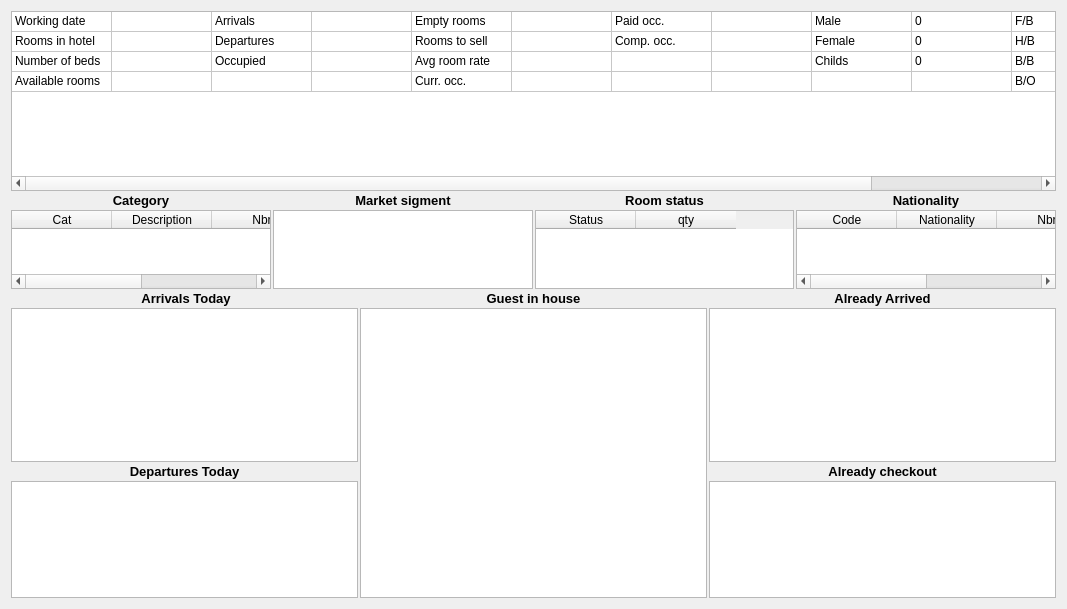
<?xml version="1.0" encoding="UTF-8"?>
<ui version="4.0">
 <class>WHotelStatus</class>
 <widget class="QWidget" name="WHotelStatus">
  <property name="geometry">
   <rect>
    <x>0</x>
    <y>0</y>
    <width>1067</width>
    <height>609</height>
   </rect>
  </property>
  <property name="windowTitle">
   <string>Form</string>
  </property>
  <layout class="QVBoxLayout" name="verticalLayout">
   <property name="spacing">
    <number>2</number>
   </property>
   <item>
    <widget class="EQTableWidget" name="tblMain">
     <property name="sizePolicy">
      <sizepolicy hsizetype="Expanding" vsizetype="Expanding">
       <horstretch>0</horstretch>
       <verstretch>1</verstretch>
      </sizepolicy>
     </property>
     <property name="minimumSize">
      <size>
       <width>0</width>
       <height>0</height>
      </size>
     </property>
     <property name="maximumSize">
      <size>
       <width>16777215</width>
       <height>180</height>
      </size>
     </property>
     <property name="styleSheet">
      <string notr="true"/>
     </property>
     <property name="editTriggers">
      <set>QAbstractItemView::NoEditTriggers</set>
     </property>
     <property name="selectionMode">
      <enum>QAbstractItemView::NoSelection</enum>
     </property>
     <attribute name="horizontalHeaderVisible">
      <bool>false</bool>
     </attribute>
     <attribute name="horizontalHeaderHighlightSections">
      <bool>false</bool>
     </attribute>
     <attribute name="horizontalHeaderShowSortIndicator" stdset="0">
      <bool>true</bool>
     </attribute>
     <attribute name="verticalHeaderVisible">
      <bool>false</bool>
     </attribute>
     <attribute name="verticalHeaderDefaultSectionSize">
      <number>20</number>
     </attribute>
     <row>
      <property name="text">
       <string>New Row</string>
      </property>
     </row>
     <row>
      <property name="text">
       <string>New Row</string>
      </property>
     </row>
     <row>
      <property name="text">
       <string>New Row</string>
      </property>
     </row>
     <row>
      <property name="text">
       <string>New Row</string>
      </property>
     </row>
     <column>
      <property name="text">
       <string>New Column</string>
      </property>
     </column>
     <column>
      <property name="text">
       <string>New Column</string>
      </property>
     </column>
     <column>
      <property name="text">
       <string>New Column</string>
      </property>
     </column>
     <column>
      <property name="text">
       <string>New Column</string>
      </property>
     </column>
     <column>
      <property name="text">
       <string>New Column</string>
      </property>
     </column>
     <column>
      <property name="text">
       <string>New Column</string>
      </property>
     </column>
     <column>
      <property name="text">
       <string>New Column</string>
      </property>
     </column>
     <column>
      <property name="text">
       <string>New Column</string>
      </property>
     </column>
     <column>
      <property name="text">
       <string>New Column</string>
      </property>
     </column>
     <column>
      <property name="text">
       <string>New Column</string>
      </property>
     </column>
     <column>
      <property name="text">
       <string>New Column</string>
      </property>
     </column>
     <column>
      <property name="text">
       <string>New Column</string>
      </property>
     </column>
     <item row="0" column="0">
      <property name="text">
       <string>Working date</string>
      </property>
     </item>
     <item row="0" column="1">
      <property name="text">
       <string/>
      </property>
     </item>
     <item row="0" column="2">
      <property name="text">
       <string>Arrivals</string>
      </property>
     </item>
     <item row="0" column="4">
      <property name="text">
       <string>Empty rooms</string>
      </property>
     </item>
     <item row="0" column="6">
      <property name="text">
       <string>Paid occ.</string>
      </property>
     </item>
     <item row="0" column="8">
      <property name="text">
       <string>Male</string>
      </property>
     </item>
     <item row="0" column="9">
      <property name="text">
       <string>0</string>
      </property>
     </item>
     <item row="0" column="10">
      <property name="text">
       <string>F/B</string>
      </property>
     </item>
     <item row="0" column="11">
      <property name="text">
       <string>0</string>
      </property>
     </item>
     <item row="1" column="0">
      <property name="text">
       <string>Rooms in hotel</string>
      </property>
     </item>
     <item row="1" column="1">
      <property name="text">
       <string/>
      </property>
     </item>
     <item row="1" column="2">
      <property name="text">
       <string>Departures</string>
      </property>
     </item>
     <item row="1" column="4">
      <property name="text">
       <string>Rooms to sell</string>
      </property>
     </item>
     <item row="1" column="6">
      <property name="text">
       <string>Comp. occ.</string>
      </property>
     </item>
     <item row="1" column="8">
      <property name="text">
       <string>Female</string>
      </property>
     </item>
     <item row="1" column="9">
      <property name="text">
       <string>0</string>
      </property>
     </item>
     <item row="1" column="10">
      <property name="text">
       <string>H/B</string>
      </property>
     </item>
     <item row="1" column="11">
      <property name="text">
       <string>0</string>
      </property>
     </item>
     <item row="2" column="0">
      <property name="text">
       <string>Number of beds</string>
      </property>
     </item>
     <item row="2" column="1">
      <property name="text">
       <string/>
      </property>
     </item>
     <item row="2" column="2">
      <property name="text">
       <string>Occupied</string>
      </property>
     </item>
     <item row="2" column="4">
      <property name="text">
       <string>Avg room rate</string>
      </property>
     </item>
     <item row="2" column="8">
      <property name="text">
       <string>Childs</string>
      </property>
     </item>
     <item row="2" column="9">
      <property name="text">
       <string>0</string>
      </property>
     </item>
     <item row="2" column="10">
      <property name="text">
       <string>B/B</string>
      </property>
     </item>
     <item row="2" column="11">
      <property name="text">
       <string>0</string>
      </property>
     </item>
     <item row="3" column="0">
      <property name="text">
       <string>Available rooms</string>
      </property>
     </item>
     <item row="3" column="1">
      <property name="text">
       <string/>
      </property>
     </item>
     <item row="3" column="4">
      <property name="text">
       <string>Curr. occ.</string>
      </property>
     </item>
     <item row="3" column="10">
      <property name="text">
       <string>B/O</string>
      </property>
     </item>
     <item row="3" column="11">
      <property name="text">
       <string>0</string>
      </property>
     </item>
    </widget>
   </item>
   <item>
    <widget class="QWidget" name="widget" native="true">
     <property name="sizePolicy">
      <sizepolicy hsizetype="Preferred" vsizetype="Preferred">
       <horstretch>0</horstretch>
       <verstretch>2</verstretch>
      </sizepolicy>
     </property>
     <property name="styleSheet">
      <string notr="true"/>
     </property>
     <layout class="QVBoxLayout" name="verticalLayout_2">
      <property name="spacing">
       <number>2</number>
      </property>
      <property name="leftMargin">
       <number>0</number>
      </property>
      <property name="topMargin">
       <number>0</number>
      </property>
      <property name="rightMargin">
       <number>0</number>
      </property>
      <property name="bottomMargin">
       <number>0</number>
      </property>
      <item>
       <widget class="QWidget" name="widget_2" native="true">
        <property name="styleSheet">
         <string notr="true">x</string>
        </property>
        <layout class="QGridLayout" name="gridLayout">
         <property name="leftMargin">
          <number>0</number>
         </property>
         <property name="topMargin">
          <number>0</number>
         </property>
         <property name="rightMargin">
          <number>0</number>
         </property>
         <property name="bottomMargin">
          <number>0</number>
         </property>
         <property name="spacing">
          <number>2</number>
         </property>
         <item row="0" column="0">
          <widget class="QLabel" name="label">
           <property name="font">
            <font>
             <pointsize>10</pointsize>
             <weight>75</weight>
             <bold>true</bold>
            </font>
           </property>
           <property name="text">
            <string>Category</string>
           </property>
           <property name="alignment">
            <set>Qt::AlignCenter</set>
           </property>
          </widget>
         </item>
         <item row="0" column="1">
          <widget class="QLabel" name="label_2">
           <property name="font">
            <font>
             <pointsize>10</pointsize>
             <weight>75</weight>
             <bold>true</bold>
            </font>
           </property>
           <property name="text">
            <string>Market sigment</string>
           </property>
           <property name="alignment">
            <set>Qt::AlignCenter</set>
           </property>
          </widget>
         </item>
         <item row="0" column="2">
          <widget class="QLabel" name="label_3">
           <property name="font">
            <font>
             <pointsize>10</pointsize>
             <weight>75</weight>
             <bold>true</bold>
            </font>
           </property>
           <property name="text">
            <string>Room status</string>
           </property>
           <property name="alignment">
            <set>Qt::AlignCenter</set>
           </property>
          </widget>
         </item>
         <item row="0" column="3">
          <widget class="QLabel" name="label_4">
           <property name="font">
            <font>
             <pointsize>10</pointsize>
             <weight>75</weight>
             <bold>true</bold>
            </font>
           </property>
           <property name="text">
            <string>Nationality</string>
           </property>
           <property name="alignment">
            <set>Qt::AlignCenter</set>
           </property>
          </widget>
         </item>
         <item row="1" column="0">
          <widget class="EQTableWidget" name="tblCategory">
           <property name="editTriggers">
            <set>QAbstractItemView::NoEditTriggers</set>
           </property>
           <property name="selectionMode">
            <enum>QAbstractItemView::NoSelection</enum>
           </property>
           <attribute name="horizontalHeaderVisible">
            <bool>true</bool>
           </attribute>
           <attribute name="verticalHeaderVisible">
            <bool>false</bool>
           </attribute>
           <attribute name="verticalHeaderDefaultSectionSize">
            <number>20</number>
           </attribute>
           <column>
            <property name="text">
             <string>Cat</string>
            </property>
           </column>
           <column>
            <property name="text">
             <string>Description</string>
            </property>
           </column>
           <column>
            <property name="text">
             <string>Nbr</string>
            </property>
           </column>
           <column>
            <property name="text">
             <string>Occ</string>
            </property>
           </column>
          </widget>
         </item>
         <item row="1" column="1">
          <widget class="EQTableWidget" name="tableWidget_3">
           <property name="editTriggers">
            <set>QAbstractItemView::NoEditTriggers</set>
           </property>
           <property name="selectionMode">
            <enum>QAbstractItemView::NoSelection</enum>
           </property>
           <attribute name="horizontalHeaderVisible">
            <bool>false</bool>
           </attribute>
           <attribute name="verticalHeaderVisible">
            <bool>false</bool>
           </attribute>
           <attribute name="verticalHeaderDefaultSectionSize">
            <number>20</number>
           </attribute>
          </widget>
         </item>
         <item row="1" column="2">
          <widget class="EQTableWidget" name="tblRoomStatus">
           <property name="editTriggers">
            <set>QAbstractItemView::NoEditTriggers</set>
           </property>
           <property name="selectionMode">
            <enum>QAbstractItemView::NoSelection</enum>
           </property>
           <attribute name="horizontalHeaderVisible">
            <bool>true</bool>
           </attribute>
           <attribute name="verticalHeaderVisible">
            <bool>false</bool>
           </attribute>
           <attribute name="verticalHeaderDefaultSectionSize">
            <number>20</number>
           </attribute>
           <column>
            <property name="text">
             <string>Status</string>
            </property>
           </column>
           <column>
            <property name="text">
             <string>qty</string>
            </property>
           </column>
          </widget>
         </item>
         <item row="1" column="3">
          <widget class="EQTableWidget" name="tblNationality">
           <property name="editTriggers">
            <set>QAbstractItemView::NoEditTriggers</set>
           </property>
           <property name="selectionMode">
            <enum>QAbstractItemView::NoSelection</enum>
           </property>
           <attribute name="horizontalHeaderVisible">
            <bool>true</bool>
           </attribute>
           <attribute name="verticalHeaderVisible">
            <bool>false</bool>
           </attribute>
           <attribute name="verticalHeaderDefaultSectionSize">
            <number>20</number>
           </attribute>
           <column>
            <property name="text">
             <string>Code</string>
            </property>
           </column>
           <column>
            <property name="text">
             <string>Nationality</string>
            </property>
           </column>
           <column>
            <property name="text">
             <string>Nbr</string>
            </property>
           </column>
           <column>
            <property name="text">
             <string>Pax</string>
            </property>
           </column>
          </widget>
         </item>
        </layout>
       </widget>
      </item>
      <item>
       <widget class="QWidget" name="widget_3" native="true">
        <property name="styleSheet">
         <string notr="true"/>
        </property>
        <layout class="QGridLayout" name="gridLayout_3">
         <property name="leftMargin">
          <number>0</number>
         </property>
         <property name="topMargin">
          <number>0</number>
         </property>
         <property name="rightMargin">
          <number>0</number>
         </property>
         <property name="bottomMargin">
          <number>0</number>
         </property>
         <property name="spacing">
          <number>2</number>
         </property>
         <item row="0" column="2">
          <widget class="QLabel" name="lbAlreadyAriived">
           <property name="font">
            <font>
             <pointsize>10</pointsize>
             <weight>75</weight>
             <bold>true</bold>
            </font>
           </property>
           <property name="text">
            <string>Already Arrived</string>
           </property>
           <property name="alignment">
            <set>Qt::AlignCenter</set>
           </property>
          </widget>
         </item>
         <item row="0" column="0">
          <widget class="QLabel" name="lbArrivals">
           <property name="font">
            <font>
             <pointsize>10</pointsize>
             <weight>75</weight>
             <bold>true</bold>
            </font>
           </property>
           <property name="text">
            <string> Arrivals Today</string>
           </property>
           <property name="alignment">
            <set>Qt::AlignCenter</set>
           </property>
          </widget>
         </item>
         <item row="1" column="1" rowspan="4">
          <widget class="EQTableWidget" name="tblGuestInHouse">
           <property name="editTriggers">
            <set>QAbstractItemView::NoEditTriggers</set>
           </property>
           <property name="selectionMode">
            <enum>QAbstractItemView::NoSelection</enum>
           </property>
           <attribute name="horizontalHeaderVisible">
            <bool>false</bool>
           </attribute>
           <attribute name="verticalHeaderVisible">
            <bool>false</bool>
           </attribute>
           <attribute name="verticalHeaderDefaultSectionSize">
            <number>20</number>
           </attribute>
          </widget>
         </item>
         <item row="2" column="2">
          <widget class="QLabel" name="lbAlreadyCheckout">
           <property name="font">
            <font>
             <pointsize>10</pointsize>
             <weight>75</weight>
             <bold>true</bold>
            </font>
           </property>
           <property name="text">
            <string>Already checkout</string>
           </property>
           <property name="alignment">
            <set>Qt::AlignCenter</set>
           </property>
          </widget>
         </item>
         <item row="1" column="2">
          <widget class="EQTableWidget" name="tblAlreadyArrived">
           <property name="editTriggers">
            <set>QAbstractItemView::NoEditTriggers</set>
           </property>
           <property name="selectionMode">
            <enum>QAbstractItemView::NoSelection</enum>
           </property>
           <attribute name="horizontalHeaderVisible">
            <bool>true</bool>
           </attribute>
           <attribute name="verticalHeaderVisible">
            <bool>false</bool>
           </attribute>
           <attribute name="verticalHeaderDefaultSectionSize">
            <number>20</number>
           </attribute>
          </widget>
         </item>
         <item row="3" column="2" rowspan="2">
          <widget class="EQTableWidget" name="tblAlreadyCheckout">
           <property name="editTriggers">
            <set>QAbstractItemView::NoEditTriggers</set>
           </property>
           <property name="selectionMode">
            <enum>QAbstractItemView::NoSelection</enum>
           </property>
           <attribute name="horizontalHeaderVisible">
            <bool>true</bool>
           </attribute>
           <attribute name="verticalHeaderVisible">
            <bool>false</bool>
           </attribute>
           <attribute name="verticalHeaderDefaultSectionSize">
            <number>20</number>
           </attribute>
          </widget>
         </item>
         <item row="0" column="1">
          <widget class="QLabel" name="lbGuestInHouse">
           <property name="font">
            <font>
             <pointsize>10</pointsize>
             <weight>75</weight>
             <bold>true</bold>
            </font>
           </property>
           <property name="text">
            <string>Guest in house</string>
           </property>
           <property name="alignment">
            <set>Qt::AlignCenter</set>
           </property>
          </widget>
         </item>
         <item row="1" column="0">
          <widget class="EQTableWidget" name="tblArrivals">
           <property name="editTriggers">
            <set>QAbstractItemView::NoEditTriggers</set>
           </property>
           <property name="selectionMode">
            <enum>QAbstractItemView::NoSelection</enum>
           </property>
           <attribute name="horizontalHeaderVisible">
            <bool>true</bool>
           </attribute>
           <attribute name="verticalHeaderVisible">
            <bool>false</bool>
           </attribute>
           <attribute name="verticalHeaderDefaultSectionSize">
            <number>20</number>
           </attribute>
          </widget>
         </item>
         <item row="2" column="0">
          <widget class="QLabel" name="lbDepartures">
           <property name="font">
            <font>
             <pointsize>10</pointsize>
             <weight>75</weight>
             <bold>true</bold>
            </font>
           </property>
           <property name="text">
            <string>Departures Today</string>
           </property>
           <property name="alignment">
            <set>Qt::AlignCenter</set>
           </property>
          </widget>
         </item>
         <item row="3" column="0" rowspan="2">
          <widget class="EQTableWidget" name="tblDepartures">
           <property name="editTriggers">
            <set>QAbstractItemView::NoEditTriggers</set>
           </property>
           <property name="selectionMode">
            <enum>QAbstractItemView::NoSelection</enum>
           </property>
           <attribute name="horizontalHeaderVisible">
            <bool>true</bool>
           </attribute>
           <attribute name="verticalHeaderVisible">
            <bool>false</bool>
           </attribute>
           <attribute name="verticalHeaderDefaultSectionSize">
            <number>20</number>
           </attribute>
          </widget>
         </item>
        </layout>
       </widget>
      </item>
     </layout>
    </widget>
   </item>
  </layout>
 </widget>
 <customwidgets>
  <customwidget>
   <class>EQTableWidget</class>
   <extends>QTableWidget</extends>
   <header location="global">eqtablewidget.h</header>
  </customwidget>
 </customwidgets>
 <resources/>
 <connections/>
</ui>
